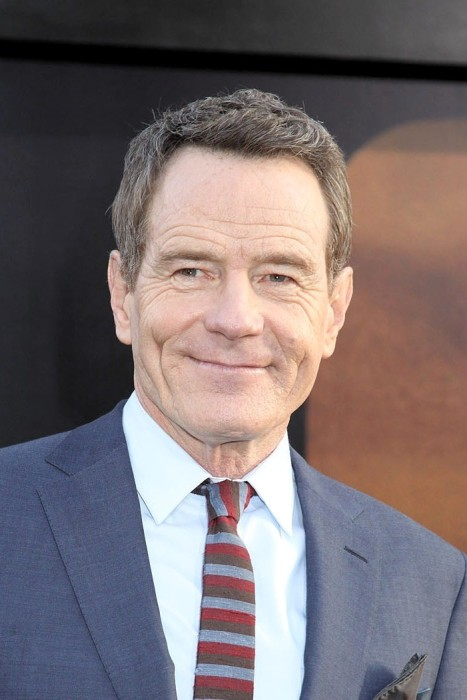
#> input picture test-data/1.jpeg, 467 x 700 px, given in place of the camera
$ python main.py
#> lines starting #> are read from the running program, lines starting #| are printed output that depends on the picture; after the words box and inside, x2 and y2 are one past the last pixel; in counts of white or black regions, pixels touching at a corner belong together
#> the answer given: 1
### detection.py
import cv2
import os
from utils import convertImgToGray, drawRectangleText, drawBoundaries, RED, BLUE, GREEN
from settings import CLFR_PATH, MODEL_PATH, PROFILES_PATH, MIN_SIZE, MAX_SIZE

DETECTION = 0
RECOGNITION = 1

# [31 lines left out: functions loadModel, loadProfiles, performPrediction, not called in this run]

def facialDetection(mode=DETECTION, min_size=MIN_SIZE, max_size=MAX_SIZE):
#> called with mode = 0, min_size = 100, max_size = 250
  if mode==RECOGNITION:
    model = loadModel()
    profiles = loadProfiles()
  cascade = cv2.CascadeClassifier(CLFR_PATH)
  video = cv2.VideoCapture(0)

  try:
    while True:
      avaliable, frame = video.read()
#> frame is the input picture: shape (700, 467, 3); mean B, G, R 112.9, 110.5, 121.6
      if avaliable == 0: # skip non avaliable frames
        continue

      gray_frame = convertImgToGray(frame)
#> in convertImgToGray, `img = cv2.cvtColor(img, cv2.COLOR_BGR2GRAY)`:
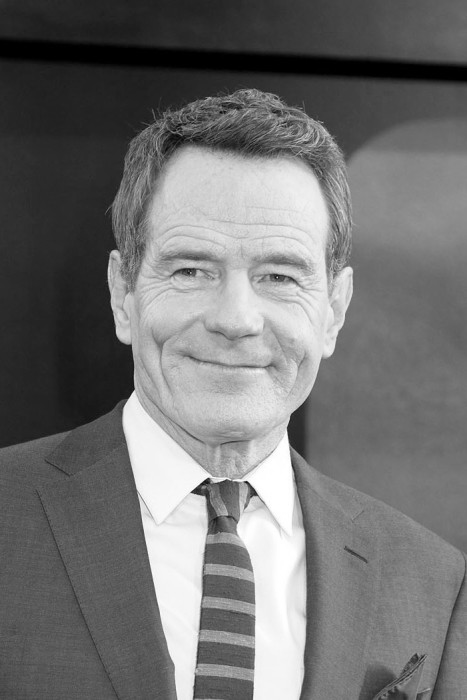
#> img: shape (700, 467); min 0, max 255, mean 114.1

      faces = cascade.detectMultiScale(
        gray_frame,
        scaleFactor=1.1, minNeighbors=8,
        minSize=(min_size, min_size),
        maxSize=(max_size, max_size)
      )
#> faces = [[123, 191, 220, 220]]

      # PROCESSING EACH FACE IN FRAME
      for (x, y, h, w) in faces:
        if mode==DETECTION:
          drawRectangleText(frame, x, y, h, w, '')
        if mode==RECOGNITION:
          cropped_face = gray_frame[y:y + w, x:x + h]
          recon_info = performPrediction(cropped_face, model, profiles)
          drawRectangleText(frame, x, y, h, w, recon_info)
#> this loop made 1 pass
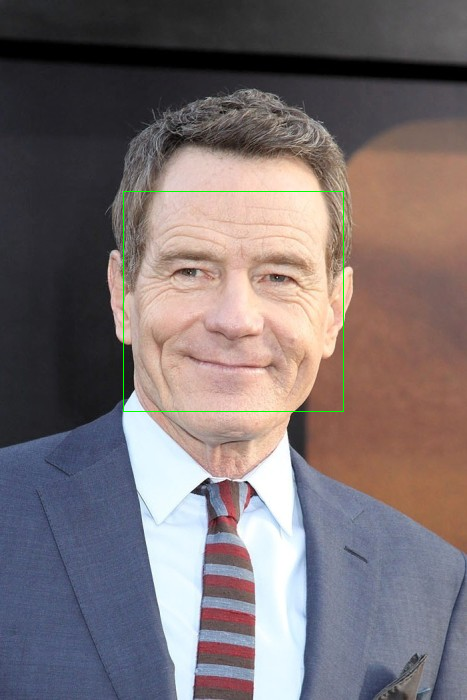
#> frame: shape (700, 467, 3); 0.27% of pixels changed, all inside (x1, y1, x2, y2) = (123, 191, 344, 412)

      drawBoundaries(frame)
      cv2.imshow('Video feed', frame)
      # Video stream will stop if 'q' is pressed
      if cv2.waitKey(1) & 0xFF == ord('q'):
        break
  except Exception as Argument:
    raise Exception(Argument)
  finally:
    video.release()
    cv2.destroyAllWindows()

### utils.py
import cv2
import os
from settings import MIN_SIZE, MAX_SIZE, MODEL_FOLDER, DATA_FOLDER, NAME_FILE

RED = (255, 0, 0)
GREEN = (0, 255, 0)
BLUE = (0, 0, 255)

def clear():
  if os.name == 'nt': # for windows
    _ = os.system('cls')
  else: # for mac and linux (here, os.name is 'posix')
    _ = os.system('clear')

def convertImgToGray(img):
  '''Returns a gray scale version of any given image. Used when detecting faces'''
  img = cv2.cvtColor(img, cv2.COLOR_BGR2GRAY)
  return img

def drawBoundaries(frame, min_size=MIN_SIZE, max_size=MAX_SIZE):
  '''Draws smallest and biggest space that can be detected as a face'''
#> called with min_size = 100, max_size = 250
  cv2.rectangle(frame, (0, 0), (min_size, min_size), BLUE)
  cv2.rectangle(frame, (0, 0), (max_size, max_size), RED)
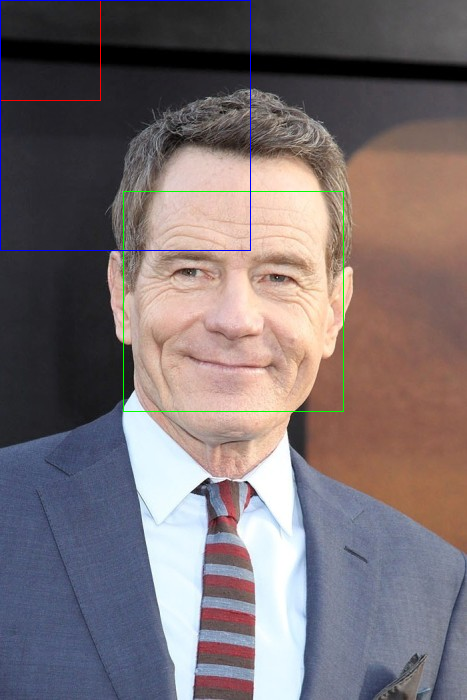
#> frame: shape (700, 467, 3); mean B, G, R 113.1, 110.5, 121

def drawRectangleText(img, x, y, w, h, text):
  '''Draw a rectangle and some text at the given coordinates in the image'''
  cv2.rectangle(img, (x, y), (x + w, y + h), GREEN)
  cv2.putText(img, text, (x, y - 5), cv2.FONT_HERSHEY_PLAIN, 1.5, GREEN)

def setupFolderStr():
  '''Creates folder structure not included in the project'''
  if not os.path.isdir(MODEL_FOLDER):
    os.makedirs(MODEL_FOLDER)
  if not os.path.isdir(DATA_FOLDER):
    os.makedirs(DATA_FOLDER)

# [35 lines left out: functions loadLabels, loadNames, loadUntrainedProfiles, not called in this run]

### main.py
from time import sleep
from utils import clear, setupFolderStr
from detection import facialDetection, loadProfiles
from training import trainModel
from profile_handling import addProfile, removeProfile

if __name__ == "__main__":
  setupFolderStr()
  while True:
    print('FACE RECON MENU')
    print(' [1] --- Start facial detection')
    print(' [2] --- Start facial recognition')
    print(' [3] --- Train model')
    print(' [4] --- Check facial profiles')
    print(' [5] --- Add facial profile')
    print(' [6] --- Remove facial profile')
    print(' [7] --- Exit')
    print()
    # TODO: Flush input
    op = int(input('Select an option: '))
    print()
    clear()
    try:
      if op==1:
        print('Starting facial detection')
        facialDetection()
#> (key q is pressed here)
#> (the run stopped early here; a loop or call above may not have finished)
